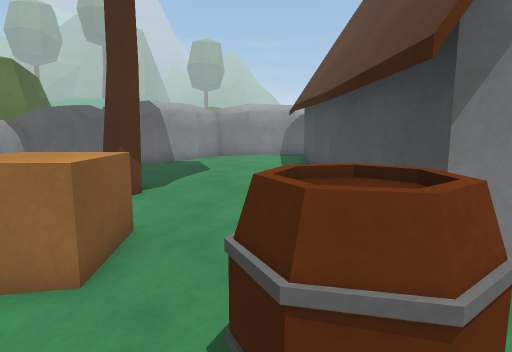
view 1 (above)

24 first-person views from a walk through a scene from a Unity 3-D project. The camera is 1.2 m above the floor, tilts 8° down and sees 75° across. The floor is counted in squares, 0.5 m on a side. Each view is taken from the middle of a square. On the plan, view 1 faces up. The plan holds only what a view shows up to about 20 squares ahead; the rest is blank. The place goes on beyond the plan. The player character is not drawn. Some animated figures are not drawn.

view 2
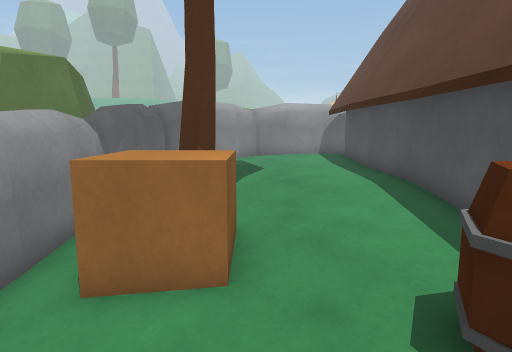

view 3
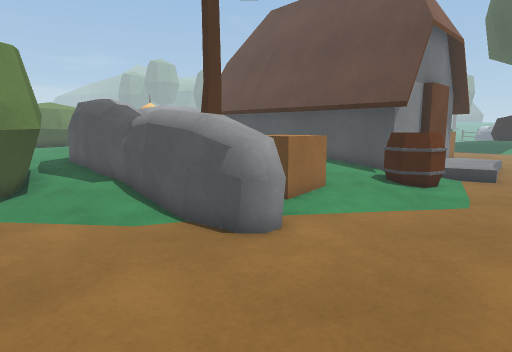

view 4
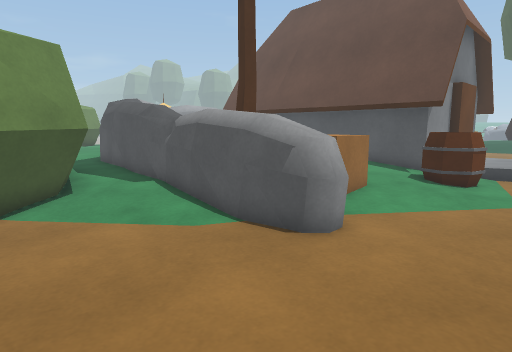

view 5
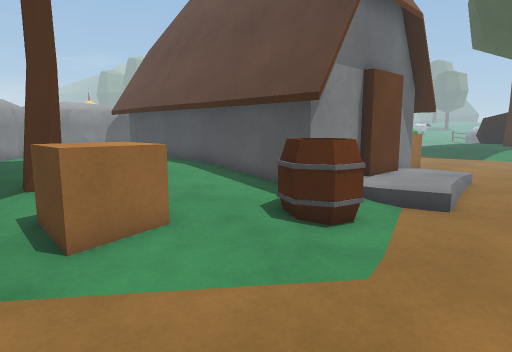

view 6
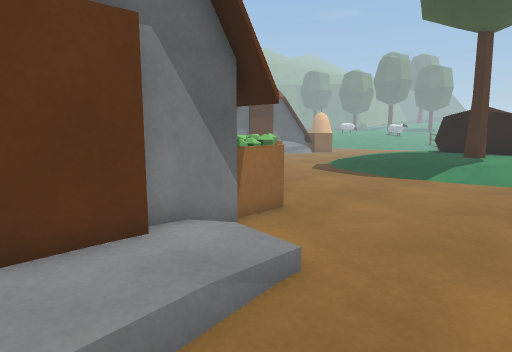

view 7
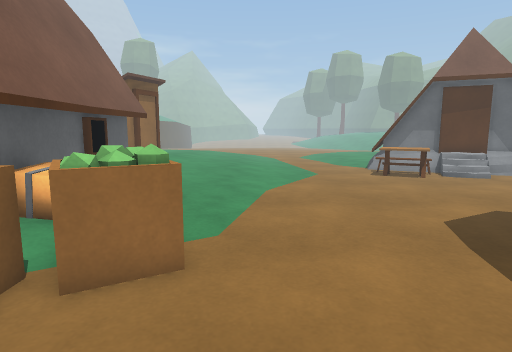

view 8
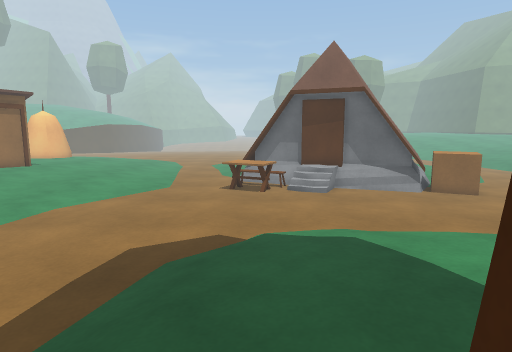

view 9
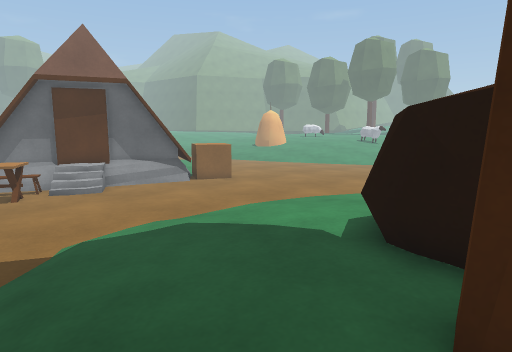

view 10
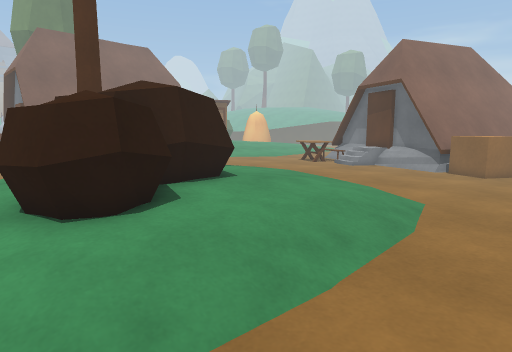

view 11
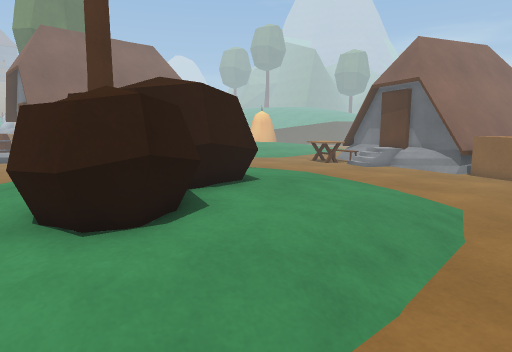

view 12
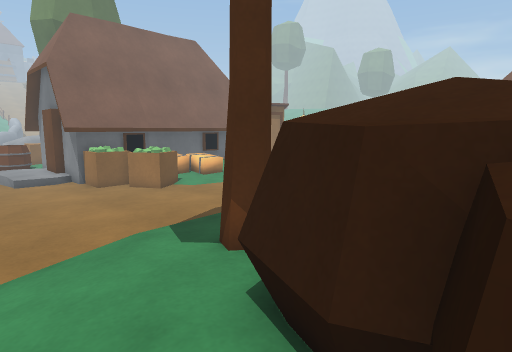

view 13
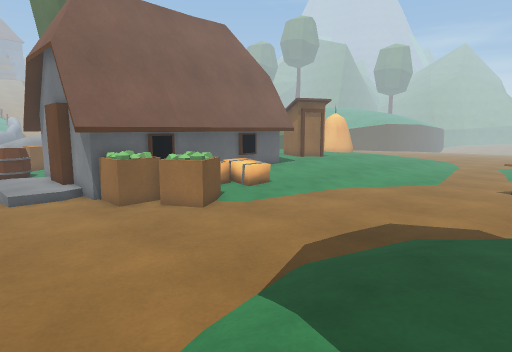

view 14
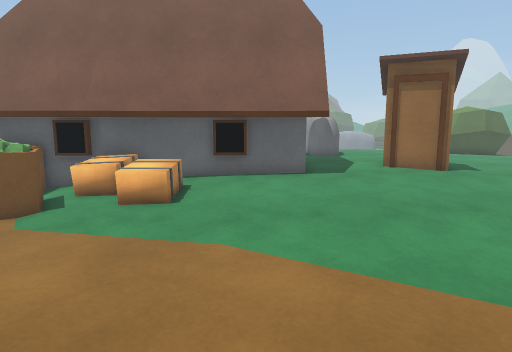

view 15
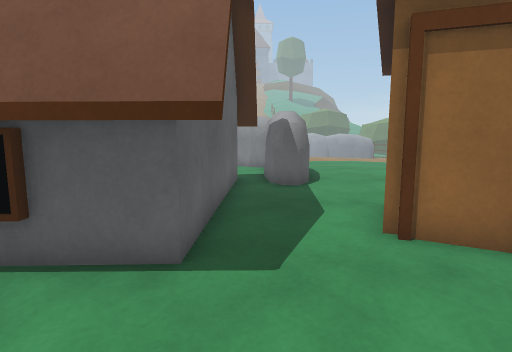

view 16
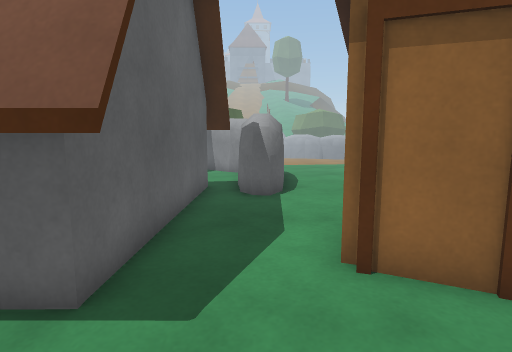

view 17
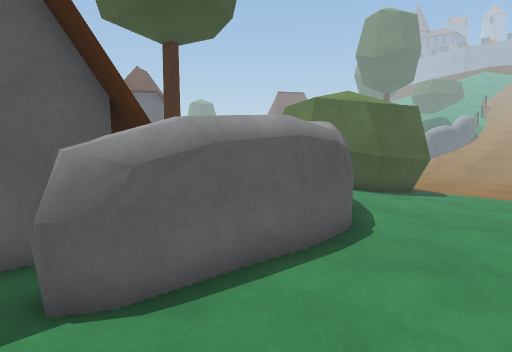

view 18
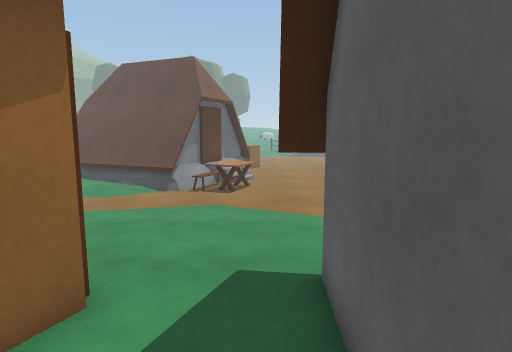

view 19
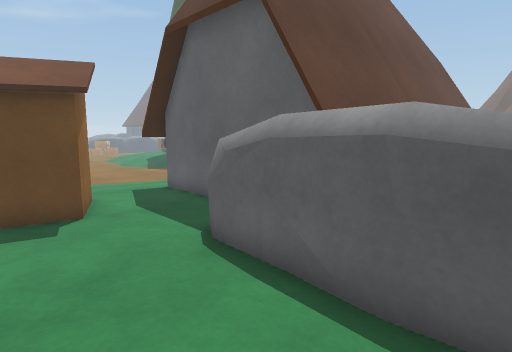

view 20
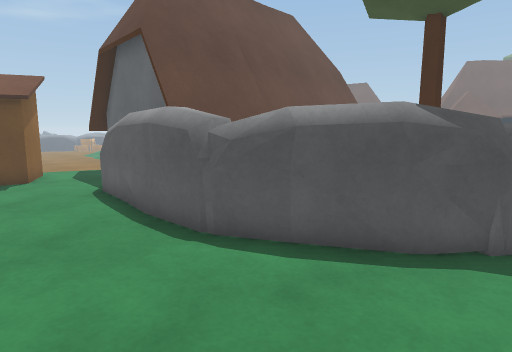

view 21
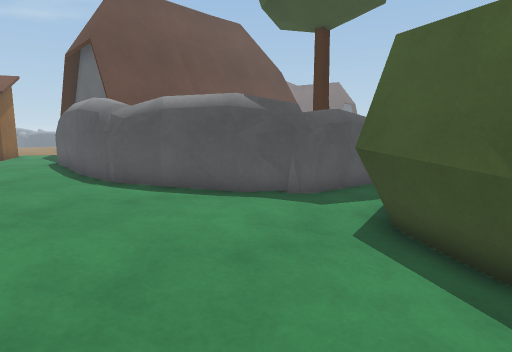

view 22
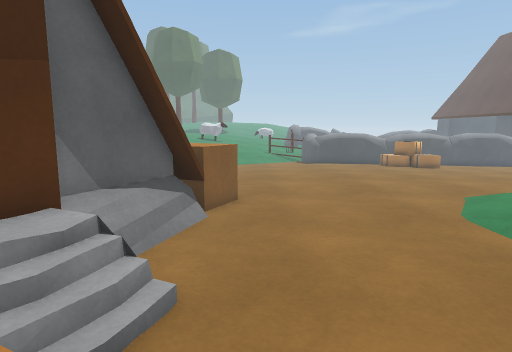

view 23
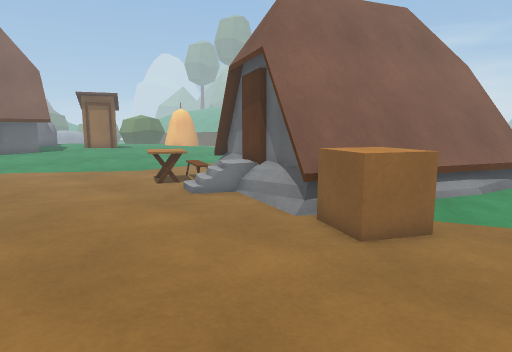

view 24
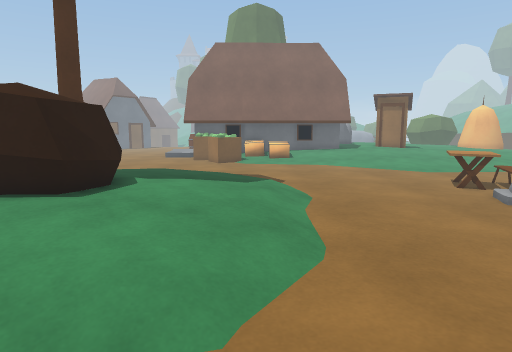

### Floor plan
Key: @ floor where view 1 was taken; # wall or solid block; x gap in a wall; . main floor; : floor 0.25 m higher than the main floor; + floor 0.5 m higher than the main floor; * floor 0.75 m higher than the main floor; / step, stairs or slope; = window, fence, low wall or low ledge; ^ raised ledge; O other object.
Columns run from 13 left of view 1 to 38 right of it. Each row starts with its distance up from view 1.
 23 .   :+  +++++++++ +  x++++   ::..... #        ##=:
 22    ::+++++++++++++++####+++::::.....=##       #^#:.
 21 .::::+++++++++++++++####+++:::::....=####    ##=:..
 20 .:::::++++++++++++++####+++:::::....OO.####  ##=....
 19 .:::::++++#^^^^^==+++++++++:::::....^^=.*=####^^^...
 18 ==::::+++^#^^^^^^=+++++++++:::::...=^^^::=..##=^^=.
 17 ####::++^^^#==###++++++##++:::::.....^=......==^^...
 16   ###:+^^^#+++###########+:::::.....................
 15    ##:#^^+++++#        ##+:::::.....................
 14     #:##++++++#         #::::::::::.................
 13     # ^^ +++++#         #:::::::::::::..............
 12     # ^^ +++++#         #::::::::::::::.............
 11    ## ^^ +++++#         #**::::::::.................
 10  ####:#= :++++ #        #//:::::.....:::::::::......
  9  ###.:==:#:++++#        #*:::.......:::::::::::.....
  8   ....#^:::::++#        #/==.......::::+++++::::....
  7  .... ^^:::::::#        #=^^=......::+++++++++::....
  6  .... ^^ ^^::::#        #=^==....../:+++++++++:::...
  5  .... ^^ ^^::::#       ##^=.......::++++====+++::...
  4 ......#^.^^:::=##########^........::++++=^^^=++::...
  3 ......==....:=^#:::::::............:++###^^^=++::...
  2  ............^^=.::::::............:++##^^^^==+::...
  1   ...............:::///............/:+++=^^^ ^+::..
  0    ..........@...................../:++++==^^^+/..
 -1 .   ................ ...............::+++++===:/.
 -2  .   ...   ..     .   ..              :+   + ::.  ..

Positions as (right, up) in squares from view 1, and headings:
1: (0, 0), facing up
2: (-2, 0), facing up
3: (-12, -2), facing up-right
4: (-13, -1), facing up-right
5: (-6, -2), facing up-right
6: (5, -2), facing up-right
7: (16, 1), facing up
8: (24, 1), facing up
9: (22, 2), facing up-right
10: (38, -2), facing up-left
11: (37, -2), facing up-left
12: (30, -2), facing up-left
13: (25, -1), facing up-left
14: (23, 14), facing left
15: (15, 17), facing left
16: (14, 18), facing left
17: (5, 23), facing down-left
18: (5, 17), facing right
19: (-2, 23), facing down-right
20: (-8, 23), facing down-right
21: (-13, 23), facing down-right
22: (23, 16), facing right
23: (38, 10), facing up-left
24: (38, 9), facing left
